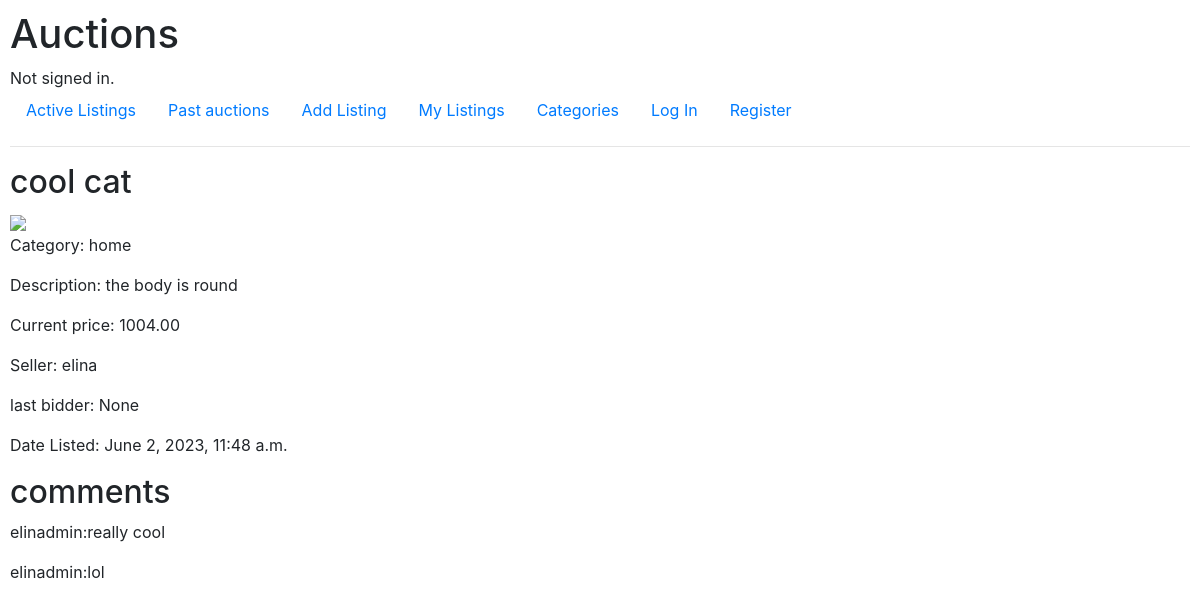
Before: /listing/4 with the older database file.
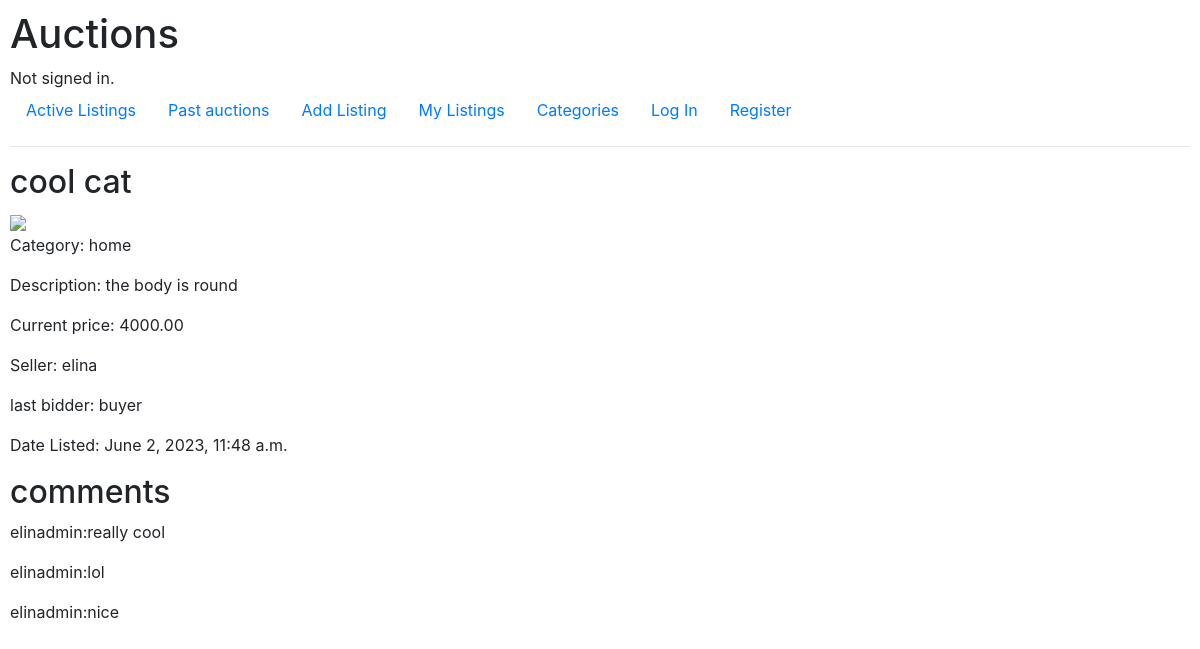
After: the same page with the newer database file.
### auctions/models.py (models this page shows)
class Listings(models.Model):
    listing_id = models.AutoField(primary_key=True)
    user_id = models.ForeignKey(User,on_delete=models.CASCADE)
    isactive = models.BooleanField(default=False)
    current_price = models.DecimalField(max_digits=6,decimal_places=2)
    description = models.TextField()
    title = models.CharField(max_length=20)
    category_choices = [
        ("fashion",'fashion'),
        ("toys",'toys'),
        ("electronics",'electronics'),
        ("home",'home')
    ]
    category = models.CharField(max_length=20,choices=category_choices,default="fashion", blank=True)
    img = models.TextField(blank=True)
    created = models.DateTimeField(auto_now_add=True, blank=True)
    watchlist = models.ManyToManyField(User, blank=True,null=True,related_name="user")
    last_bidder = models.ForeignKey(User,on_delete=models.CASCADE, blank=True,null=True,related_name="bidder")
    def __str__(self):
        return f"{self.title}"

class User(AbstractUser):
    user_id = models.AutoField(primary_key=True)

class Comments(models.Model):
    comment_id = models.AutoField(primary_key=True)
    user_id = models.ForeignKey(User,on_delete=models.CASCADE,related_name="commenter")
    listing_id = models.ForeignKey(Listings,on_delete=models.CASCADE,related_name="listing")
    comment = models.CharField(max_length=200)
    def __str__(self):
        return f"{self.user_id}:{self.comment}"

### auctions/views.py (the view)
# urls.py: path("listing/<int:id>",views.listing,name="listing"),
def listing(request,id):
    listingDetails = Listings.objects.get(pk=id)
    currentUser = request.user
    isListingInWatchlist = False
    isSeller = False
    if listingDetails.user_id == currentUser:
        isSeller = True
    comments = Comments.objects.filter(listing_id = id)
    if currentUser in listingDetails.watchlist.all():
        isListingInWatchlist = True
    else:
        isListingInWatchlist = False
    return render(request,"auctions/listing.html",{
        "listing":listingDetails,
        "isListingInWatchList":isListingInWatchlist,
        "comments":comments,
        "isSeller":isSeller
    })

### auctions/templates/auctions/listing.html (shortened to what this page needs)
{% extends "auctions/layout.html" %}
{% block body %}
<h2>{{listing}}</h2>
<img src="{{listing.img}}">
<p>Category: {{listing.category}}</p>
<p>Description: {{listing.description}}</p>
<p>Current price: {{listing.current_price}}</p>
<p>Seller: {{listing.user_id}}</p>
<p>last bidder: {{listing.last_bidder}}</p>
<p>Date Listed: {{listing.created}}</p>
{% if listing.isactive %}
<h2> comments</h2>
{% if comments %}
{% for comment in comments %}
    <p>{{comment}}</p>
{% endfor %}
{% else %}
    there are no comments
{% endif %}
{%else%}
The auction has ended
{% endif %}
{% endblock %}

### auctions/templates/auctions/layout.html (shortened to what this page needs)
{% load static %}
<!DOCTYPE html>
<html lang="en">
    <head>
        <link rel="stylesheet" href="https://stackpath.bootstrapcdn.com/bootstrap/4.4.1/css/bootstrap.min.css">
        <link href="{% static 'auctions/styles.css' %}" rel="stylesheet">
    </head>
    <body>
        <h1>Auctions</h1>
        <div>
            {% if user.is_authenticated %}
                Signed in as <strong>{{ user.username }}</strong>.
            {% else %}
                Not signed in.
            {% endif %}
        </div>
        <ul class="nav">
            <li class="nav-item">
                <a class="nav-link" href="{% url 'index' %}">Active Listings</a>
            </li>
            <li class="nav-item">
                <a class="nav-link" href="{%url 'history' %}">Past auctions</a>
            </li>
            <li class="nav-item">
                <a class="nav-link" href="{%url 'newlisting' %}">Add Listing</a>
            </li>
            <li class="nav-item">
                <a class="nav-link" href="{%url 'mylistings' %}">My Listings</a>
            </li>
            <li class="nav-item">
                <a class="nav-link" href="{%url 'categories' %}">Categories</a>
            </li>
            {% if user.is_authenticated %}
                <li class="nav-item">
                    <a class="nav-link" href="{%url 'watchlist' %}">Watchlist</a>
                </li>
                <li class="nav-item">
                    <a class="nav-link" href="{% url 'logout' %}">Log Out</a>
                </li>
            {% else %}
                <li class="nav-item">
                    <a class="nav-link" href="{% url 'login' %}">Log In</a>
                </li>
                <li class="nav-item">
                    <a class="nav-link" href="{% url 'register' %}">Register</a>
                </li>
            {% endif %}
        </ul>
        <hr>
        {% block body %}
        {% endblock %}
    </body>
</html>

### auctions/static/auctions/styles.css (style rules this page uses)
body { padding: 10px; }

Changed rows visible on the page:
changed Listings "cool cat": current_price "1004.00" → "4000.00"; last_bidder "None" → "buyer"
added Comments: user_id+comment "elinadmin:nice"
